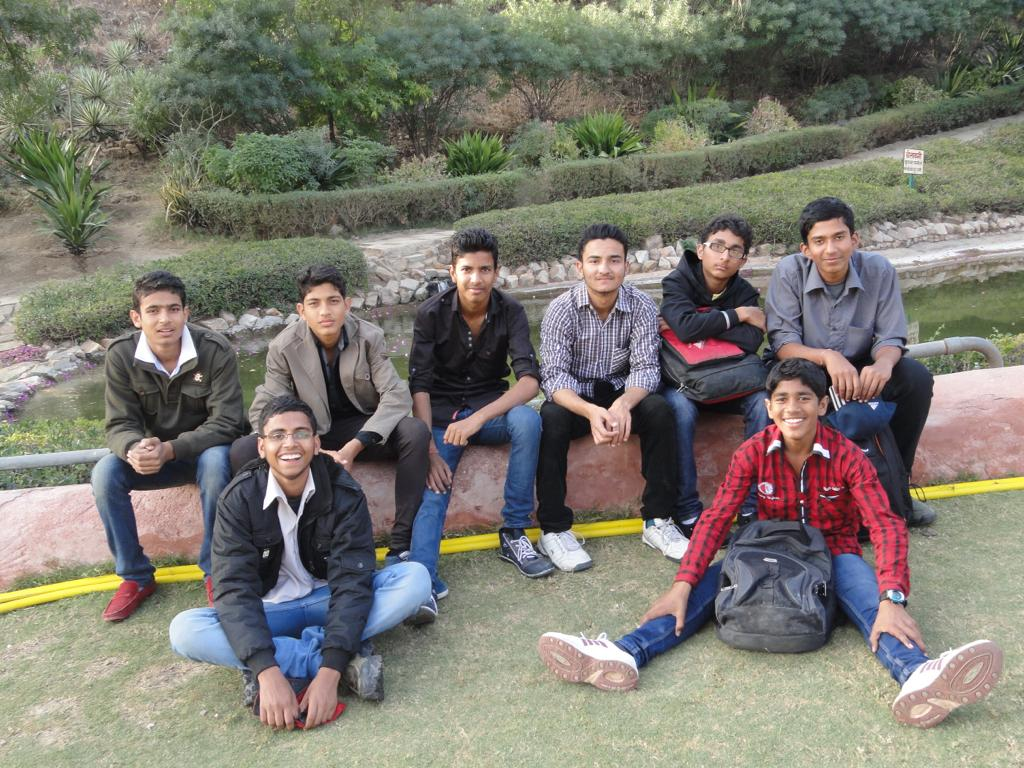
#> input picture image.jpeg, 1024 x 768 px
$ python Finding_dominant_clors.py --image image.jpeg --clusters 3
#> lines starting #> are read from the running program, lines starting #| are printed output that depends on the picture
### utils.py
# import the necessary packages
import numpy as np
import cv2

def centroid_histogram(clt):
	# grab the number of different clusters and create a histogram
	# based on the number of pixels assigned to each cluster
	print(clt)
	numLabels = np.arange(0, len(np.unique(clt.labels_)) + 1)
	(hist, _) = np.histogram(clt.labels_, bins = numLabels)

	# normalize the histogram, such that it sums to one
	hist = hist.astype("float")
	hist /= hist.sum()

	# return the histogram
	return hist
#print(hist)
def plot_colors(hist, centroids):
	# initialize the bar chart representing the relative frequency
	# of each of the colors
	bar = np.zeros((50, 300, 3), dtype = "uint8")
	#print(centroids)
	#print(hist)
	startX = 0
	# loop over the percentage of each cluster and the color of
	# each cluster
	for (percent, color) in zip(hist, centroids):
		#normcolor = color.astype("uint8")
		#print(normcolor)
		# plot the relative percentage of each cluster
		endX = startX + (percent * 300)
        #print(percentage)
		cv2.rectangle(bar, (int(startX), 0), (int(endX), 50),
			color.tolist(), -1)
		startX = endX

	# return the bar chart
	return bar
#color.astype("uint8")

"""
		if [255,255,255]  in normcolor:
			normcolor = np.delete(normcolor, [255,255,255])
			return normcolor
		if [0,0,0] in normcolor:
			normcolor = np.delete(normcolor, [0,0,0])
			return normcolor
		if [128,128,128] in normcolor:
			normcolor = np.delete(normcolor, [128,128,128])
			return normcolor
		else:
			return normcolor
"""

### Finding_dominant_clors.py
from sklearn.cluster import KMeans
import matplotlib.pyplot as plt
import argparse
import utils
import cv2
import numpy as np
from colormap import rgb2hex

# construct the argument parser and parse the arguments
ap = argparse.ArgumentParser()
ap.add_argument("-i", "--image", required = True, help = "Path to the image")
ap.add_argument("-c", "--clusters", required = True, type = int,
	help = "# of clusters")
args = vars(ap.parse_args())

# load the image and convert it from BGR to RGB so that
# we can dispaly it with matplotlib
image = cv2.imread(args["image"])
#> image is the input picture: shape (768, 1024, 3); mean B, G, R 112.2, 122.1, 124.6
image = cv2.cvtColor(image, cv2.COLOR_BGR2RGB)

# show our image
plt.figure()
plt.axis("off")
plt.imshow(image)

# reshape the image to be a list of pixels
image = image.reshape((image.shape[0] * image.shape[1], 3))

clt = KMeans(n_clusters = args["clusters"])
clt.fit(image)

normbar = clt.cluster_centers_
normbar = normbar.astype("uint8")
# cluster the pixel intensities
if [253,249,244] or [128.128,128] or [0,0,0] in normbar:
        if [253,249,244] in normbar:

                normbar =  np.delete(normbar,[253,249,244], None )
                clt  = KMeans(n_clusters = args["clusters"] - 1)
                clt.fit(image)
else:

        clt = KMeans(n_clusters = args["clusters"])
        clt.fit(image)
#print(clt.cluster_centers_)


#print(clt)
# build a histogram of clusters and then create a figure
# representing the number of pixels labeled to each color
hist = utils.centroid_histogram(clt)
bar = utils.plot_colors(hist, normbar)
#> after the loop in plot_colors, `for (percent, color) in zip(hist, centroids):`:
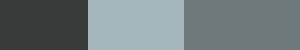
#> bar: shape (50, 300, 3); mean of channels 0, 1, 2 124, 121.7, 111.3; drawn as B, G, R
#print(hist)
print(bar.shape)
#| (50, 300, 3)
"""
array = []
#c = 0
for i in range(len(bar)):
    if bar[i] not in array:
 #       c+=1
        array.append(i)
print(bar)

"""


array = ([bar[0:1:1][0][1]])
#> array = [[58, 58, 57]]
#print(array)

c = 0
array1 = (bar[0:1:1][0])
#> array1 = 300 rows, first 8: [58, 58, 57], [58, 58, 57], [58, 58, 57], [58, 58, 57], [58, 58, 57], [58, 58, 57], [58, 58, 57], [58, 58, 57]


for i in range(len(array1)-2):
    if np.array_equiv(array1[i], array[c]) == False:
        array.append(bar[0:1:1][0][i])
        c += 1
#> this loop made 298 passes
#> c on passes 89, 185: 1, 2
#> after the loop, array = [[58, 58, 57], [187, 181, 164], [122, 121, 109]]; c = 2

arr =np.array(array)
#> arr = [[58, 58, 57], [187, 181, 164], [122, 121, 109]]
RGB = arr[:3]
#> RGB = [[58, 58, 57], [187, 181, 164], [122, 121, 109]]
print(RGB)
#| [[ 58  58  57]
#|  [187 181 164]
#|  [122 121 109]]
HexCode = []
for i in range(len(RGB)):
    lol = RGB[i]
#> (the run stopped early here; a loop or call above may not have finished)

$ run again, on 1.jpg
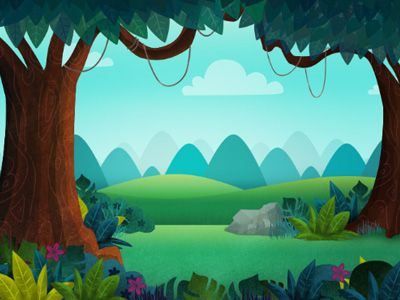
#> input picture 1.jpg, 400 x 300 px
#> image is the input picture: shape (300, 400, 3); mean B, G, R 112.6, 132.5, 74.1
#> after the loop in plot_colors, `for (percent, color) in zip(hist, centroids):`:
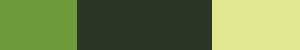
#> bar: shape (50, 300, 3); mean of channels 0, 1, 2 73.6, 131.8, 112.1; drawn as B, G, R
#| (50, 300, 3)
#> `array = ([bar[0:1:1][0][1]])`: array = [[58, 155, 109]]
#> array1 = 300 rows, first 8: [58, 155, 109], [58, 155, 109], [58, 155, 109], [58, 155, 109], [58, 155, 109], [58, 155, 109], [58, 155, 109], [58, 155, 109]
#> the loop `for i in range(len(array1)-2):` made 298 passes
#> c on passes 78, 213: 1, 2
#> after the loop `for i in range(len(array1)-2):`: array = [[58, 155, 109], [38, 54, 41], [142, 231, 224]]; c = 2
#> arr = [[58, 155, 109], [38, 54, 41], [142, 231, 224]]
#| [[ 58 155 109]
#|  [ 38  54  41]
#|  [142 231 224]]
